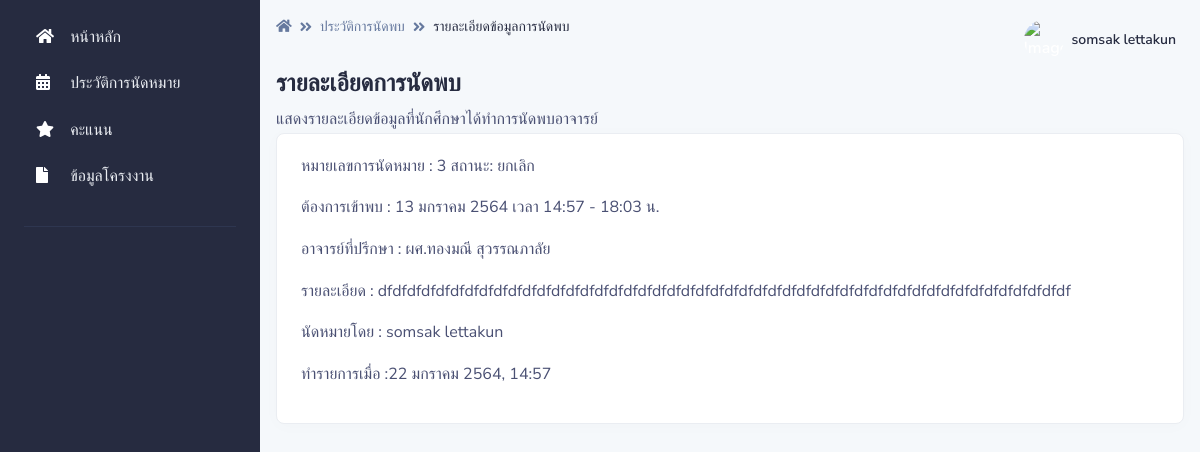
/pages/appoint_history/show.php?act=show&ID=3 (signed in), run on the app's committed database.
### tables this page shows
CREATE TABLE `appoint` (
  `appoint_id` int(255) NOT NULL,
  `project_id` int(15) NOT NULL,
  `appoint_date_start` datetime NOT NULL,
  `appoint_date_end` datetime NOT NULL,
  `apooint_minute` int(3) NOT NULL,
  `appoint_comment` varchar(255) NOT NULL,
  `teacher_id` int(15) NOT NULL,
  `appoint_status` int(2) NOT NULL,
  `recorder` int(15) NOT NULL,
  `appoint_recorder` datetime NOT NULL DEFAULT current_timestamp()
);

CREATE TABLE `appoint_status` (
  `appoint_status_id` int(2) NOT NULL,
  `appoint_status_name` varchar(255) NOT NULL,
  `appoint_status_class` varchar(255) NOT NULL,
  `color_calendar` varchar(255) NOT NULL,
  `ionic_icon` varchar(255) NOT NULL
);

CREATE TABLE `teacher` (
  `teacher_id` int(10) NOT NULL,
  `teacher_name` varchar(255) NOT NULL,
  `teacher_email` varchar(255) NOT NULL,
  `teacher_password` varchar(255) NOT NULL,
  `teacher_photo` varchar(255) NOT NULL DEFAULT 'https://i.ibb.co/HFB65Yz/asa.png',
  `teacher_type` int(1) NOT NULL DEFAULT 1
);

CREATE TABLE `student` (
  `student_id` int(15) NOT NULL,
  `student_name` varchar(255) NOT NULL,
  `student_major` int(2) NOT NULL,
  `student_phone` varchar(15) NOT NULL DEFAULT '0000000000',
  `student_email` varchar(255) NOT NULL,
  `student_password` varchar(255) NOT NULL,
  `student_photo` varchar(255) NOT NULL DEFAULT 'https://i.ibb.co/BVcPqGJ/profile-picture-2qq.jpg',
  `student_project` int(15) NOT NULL DEFAULT 1111,
  `student_type` int(2) NOT NULL DEFAULT 1
);

### pages/dateth.php (called while the page is built, shortened)
<?php
	function DateTimeThai($strDateTime)
	{
		$strYear = date("Y",strtotime($strDateTime))+543;
		$strMonth= date("n",strtotime($strDateTime));
		$strDay= date("j",strtotime($strDateTime));
		$strHour= date("H",strtotime($strDateTime));
		$strMinute= date("i",strtotime($strDateTime));
		$strMonthCut = Array("","มกราคม","กุมภาพันธ์","มีนาคม","เมษายน","พฤษภาคม","มิถุนายน","กรกฎาคม","สิงหาคม","กันยายน","ตุลาคม","พฤศจิกายน","ธันวาคม");
		$strMonthThai=$strMonthCut[$strMonth];
		return "$strDay $strMonthThai $strYear, $strHour:$strMinute";
	}
    function DateThai($strDate)
	{
		$strYear = date("Y",strtotime($strDate))+543;
		$strMonth= date("n",strtotime($strDate));
		$strDay= date("j",strtotime($strDate));
		$strMonthCut = Array("","มกราคม","กุมภาพันธ์","มีนาคม","เมษายน","พฤษภาคม","มิถุนายน","กรกฎาคม","สิงหาคม","กันยายน","ตุลาคม","พฤศจิกายน","ธันวาคม");
		$strMonthThai=$strMonthCut[$strMonth];
		return "$strDay $strMonthThai $strYear";
	}
	function HourMinute($strDatetoHourMinute)
	{
		$strHour= date("H",strtotime($strDatetoHourMinute));
		$strMinute= date("i",strtotime($strDatetoHourMinute));
		return "$strHour:$strMinute";
	}
	function HourMinute1($strDatetoHourMinute1)
	{
		$strHour= date("H",strtotime($strDatetoHourMinute1));
		$strMinute= date("i",strtotime($strDatetoHourMinute1));
		return "$strHour:$strMinute";
    }
?>

### pages/appoint_history/show.php (the view, shortened to what this page needs)
<?php
if (!$_SESSION["UserID"]){
	  Header("Location: ../../login.php");
}else{?>
<?php include '../../conn.php';?>
<!DOCTYPE html>
<html lang="en">
<head>
    <link type="text/css" href="../../vendor/@fortawesome/fontawesome-free/css/all.min.css" rel="stylesheet">
    <link type="text/css" href="../../vendor/notyf/notyf.min.css" rel="stylesheet">
    <link type="text/css" href="../../css/volt.css" rel="stylesheet">
    <?php include '../dateth.php';?>
</head>
<body>
    <?php include '../menu_stu.php';?>
    <main class="content">
        <nav class="navbar navbar-top navbar-expand navbar-dashboard navbar-dark pl-0 pr-2 pb-0">
            <div class="container-fluid px-0">
                <div class="d-flex justify-content-between w-100" id="navbarSupportedContent">
                    <div class="d-flex">
                        <nav aria-label="breadcrumb">
                            <ol class="breadcrumb breadcrumb-dark breadcrumb-transparent">
                                <li class="breadcrumb-item"><a href="../student_index"><span class="fas fa-home"></span></a></li>
                                <li class="breadcrumb-item"><a href="../appoint_history">ประวัติการนัดพบ</a></li>
                                <li class="breadcrumb-item active" aria-current="page">รายละเอียดข้อมูลการนัดพบ</li>
                            </ol>
                        </nav>
                    </div>
                    <?php include '../navbar.php';?>
                </div>
            </div>
        </nav>
        <div class="py-0">
            <div class="d-flex justify-content-between w-100 flex-wrap">
                <div class="mb-3 mb-lg-0">
                    <h1 class="h4">รายละเอียดการนัดพบ</h1>
                    <p class="mb-0">แสดงรายละเอียดข้อมูลที่นักศึกษาได้ทำการนัดพบอาจารย์
                    </p>
                </div>
            </div>
        </div>
        <div class="card border-light shadow-sm mb-4">
            <div class="card-body">
            <?php
            $appoint_id = $_REQUEST["ID"];
					$sql = "SELECT
                    appoint.appoint_id,
                    appoint.project_id,
                    project.project_name,
                    appoint.appoint_date_start,
                    appoint.appoint_date_end,
                    appoint.appoint_comment,
                    appoint.teacher_id,
                    teacher.teacher_name,
                    appoint.appoint_status,
                    appoint_status.appoint_status_name,
                    appoint.recorder,
                    student.student_name,
                    appoint.appoint_recorder
                    FROM
                    appoint
                    INNER JOIN project ON appoint.project_id = project.project_id
                    INNER JOIN teacher ON appoint.teacher_id = teacher.teacher_id
                    INNER JOIN appoint_status ON appoint.appoint_status = appoint_status.appoint_status_id
                    INNER JOIN student ON student.student_project = project.project_id AND appoint.recorder = student.student_id
                    WHERE
                    appoint.appoint_id ='$appoint_id'";
					$result = $con->query($sql);
					if ($result->num_rows > 0) {
						while($row = $result->fetch_assoc()) {
                            $strDate = $row["appoint_date_start"];
                            $strDatetoHourMinute = $row["appoint_date_start"];
                            $strDatetoHourMinute1 = $row["appoint_date_end"];
                            $strDateTime = $row["appoint_recorder"];
                            echo '<p> หมายเลขการนัดหมาย : ' . $row["appoint_id"].'    สถานะ: ' . $row["appoint_status_name"].'
           <p>ต้องการเข้าพบ : '.DateThai($strDate).'   เวลา '. HourMinute($strDatetoHourMinute).'  - '. HourMinute1($strDatetoHourMinute1).' น.
           <p> อาจารย์ที่ปรึกษา : ' . $row["teacher_name"].'
           <p> รายละเอียด : ' . $row["appoint_comment"].'
           <p> นัดหมายโดย : ' . $row["student_name"].'
           <p> ทำรายการเมื่อ :'.DateTimeThai($strDateTime).' ';
}
}
?>
            </div>
        </div>
    </main>
</body>
</html>
<?php }?>

### data on the page
appoint: appoint_id "3", appoint_status.appoint_status_name "ยกเลิก", appoint_date_start "13 มกราคม 2564", appoint_date_start "14:57", appoint_date_end "18:03", teacher.teacher_name "ผศ.ทองมณี สุวรรณภาลัย", appoint_comment "dfdfdfdfdfdfdfdfdfdfdfdfdfdfdfdfdfdfdfdfdfdfdfdfdfdfdfdfdfdfdfdfdfdfdfdfdfdfdfdfdfdfdfdfdfdfdfdf", recorder.student_name "somsak lettakun", appoint_recorder "22 มกราคม 2564, 14:57"

### other printed values
$_SESSION["User"] "somsak lettakun"
